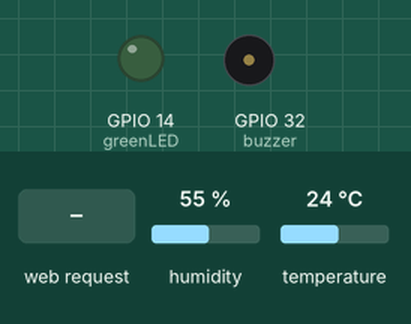
The sketch below on a simulated ESP32. Shown: output pins drawn as LEDs (lit = HIGH), buzzer (waves = sounding, pin HIGH). Inputs (shaded band) come from the test bench; at power-on: humidity 55 %, temperature 24 °C. WiFi joins after 1.5 s; servers stay silent unless stated; what the sketch prints to the serial monitor is not drawn.

Above: at 3.2 s.
3.3 s: HTTP request GET /humidity received
At 4.6 s:
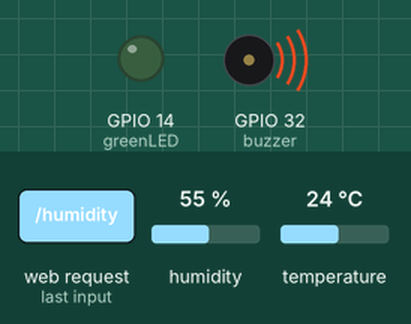
Timing chart, 0 to 6.3 s (numbered marks = the images above; inputs shaded):
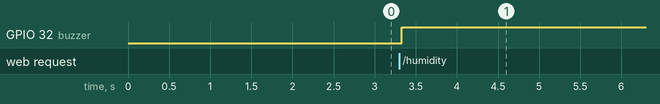

The sketch:

code.ino
```cpp
//boot button  when it is reset with the button pressed, it will start up and wait you to upload new code, instead of running the code already there.


// Import required libraries
#include "WiFi.h"
//To build the web server we’ll use the ESPAsyncWebServer library as it provides an easy way to build an asynchronous web server.
//“Handle more than one connection at the same time”;
#include "ESPAsyncWebServer.h"
//To read from the DHT sensor, we’ll use the DHT library from Adafruit.
//To use this library you also need to install the Adafruit Unified Sensor library.
#include <Adafruit_Sensor.h>
#include <DHT.h>


// Replace with your network credentials
const char* ssid = "Android";
const char* password = "password";


unsigned long previousMillis = 0;
unsigned long interval = 30000;

// Digital pin connected to the DHT sensor
#define DHTPIN 2

//spits out a digital signal on the data pin (no analog input pins needed)
//The digital signal is fairly easy to read using any microcontroller.
//3 to 5V power and I/O
//The DHT sensors are made of two parts, a capacitive humidity sensor and a thermistor.
// DHT 11
#define DHTTYPE DHT11

// Initialize DHT sensor.
DHT dht(DHTPIN, DHTTYPE);

// Adds a led light (in that case, it is green) to pin 14.
const int greenLED = 14;

// Adds a buzzer to pin 32.
const int buzzer = 32;

// Create AsyncWebServer object on port 80
AsyncWebServer server(80);

String readDHTTemperature() {
  // Sensor readings may also be up to 2 seconds 'old' (its a very slow sensor)
  // Read temperature as Celsius (the default)
  float t = dht.readTemperature();
  if(t>30){                           // See if the temperature is bigger than 30C.
    digitalWrite(greenLED, HIGH);    // The green led will turn on.
  }
  else{
    digitalWrite(greenLED, LOW);    // The green led will turn off.
  }
  // Check if any reads failed and exit early (to try again).
  if (isnan(t)) {
    Serial.println("Failed to read from DHT sensor!");
    //prints dash on web page
    return "--";
  }
  else {
    Serial.println(t);
    return String(t);
  }
}

String readDHTHumidity() {
  // Sensor readings may also be up to 2 seconds 'old' (its a very slow sensor)
  float h = dht.readHumidity();
  if(h>40){                           // See if the humidity is bigger than 40C.
    digitalWrite(buzzer, HIGH);    // The buzzer will turn on.
  }
  else{
    digitalWrite(buzzer, LOW);    // The buzzer will turn off.
  }
  if (isnan(h)) {
    Serial.println("Failed to read from DHT sensor!");
    //prints dash on web page
    return "--";
  }
  else {
    Serial.println(h);
    return String(h);
  }
}

const char index_html[] PROGMEM = R"rawliteral(
<!DOCTYPE HTML><html>
<head>
  <meta name="viewport" content="width=device-width, initial-scale=1">
  <link rel="stylesheet" href="https://use.fontawesome.com/releases/v5.7.2/css/all.css" integrity="sha384-fnmOCqbTlWIlj8LyTjo7mOUStjsKC4pOpQbqyi7RrhN7udi9RwhKkMHpvLbHG9Sr" crossorigin="anonymous">
  <style>
    html {
     font-family: Arial;
     display: inline-block;
     margin: 0px auto;
     text-align: center;
    }
    h2 { font-size: 3.0rem; }
    p { font-size: 3.0rem; }
    .units { font-size: 1.2rem; }
    .dht-labels{
      font-size: 1.5rem;
      vertical-align:middle;
      padding-bottom: 15px;
    }
  </style>
</head>
<body>
  <h2>ESP32 DHT Server</h2>
  <p>
    <i class="fas fa-thermometer-half" style="color:#059e8a;"></i>
    <span class="dht-labels">Temperature</span>
    <span id="temperature">%TEMPERATURE%</span>
    <sup class="units">&deg;C</sup>
  </p>
  <p>
    <i class="fas fa-tint" style="color:#00add6;"></i>
    <span class="dht-labels">Humidity</span>
    <span id="humidity">%HUMIDITY%</span>
    <sup class="units">&percnt;</sup>
  </p>
</body>
<script>
setInterval(function ( ) {
  var xhttp = new XMLHttpRequest();
  xhttp.onreadystatechange = function() {
    if (this.readyState == 4 && this.status == 200) {
      document.getElementById("temperature").innerHTML = this.responseText;
    }
  };
  xhttp.open("GET", "/temperature", true);
  xhttp.send();
}, 10000 ) ;

setInterval(function ( ) {
  var xhttp = new XMLHttpRequest();
  xhttp.onreadystatechange = function() {
    if (this.readyState == 4 && this.status == 200) {
      document.getElementById("humidity").innerHTML = this.responseText;
    }
  };
  xhttp.open("GET", "/humidity", true);
  xhttp.send();
}, 10000 ) ;
</script>
</html>)rawliteral";

// Replaces placeholder with DHT values
String processor(const String& var){
  //Serial.println(var);
  if(var == "TEMPERATURE"){
    return readDHTTemperature();
  }
  else if(var == "HUMIDITY"){
    return readDHTHumidity();
  }
  return String();
}


void initWiFi() {
  WiFi.mode(WIFI_STA);
  WiFi.begin(ssid, password);
  Serial.print("Connecting to WiFi ..");
  while (WiFi.status() != WL_CONNECTED) {
    Serial.print('.');
    delay(1000);
  }
}


void setup(){
  // Serial port for debugging purposes
Serial.begin(115200);
 pinMode(greenLED, OUTPUT);           // Change to output the greenLED pin.
 pinMode(buzzer, OUTPUT);           // Change to output the buzzer pin.
 dht.begin();
  initWiFi();
  Serial.print("RSSI: ");
  Serial.println(WiFi.RSSI());
  Serial.println("WiFi connected");
  Serial.println("IP address: ");
// Print ESP32 Local IP Address
  Serial.println(WiFi.localIP());

  // Route for root / web page
  server.on("/", HTTP_GET, [](AsyncWebServerRequest *request){
    request->send_P(200, "text/html", index_html, processor);
  });
  server.on("/temperature", HTTP_GET, [](AsyncWebServerRequest *request){
    request->send_P(200, "text/plain", readDHTTemperature().c_str());
  });
  server.on("/humidity", HTTP_GET, [](AsyncWebServerRequest *request){
    request->send_P(200, "text/plain", readDHTHumidity().c_str());
  });

  // Start server
  server.begin();
}


void loop(){

   unsigned long currentMillis = millis();
  // if WiFi is down, try reconnecting every CHECK_WIFI_TIME seconds
  if ((WiFi.status() != WL_CONNECTED) && (currentMillis - previousMillis >=interval)) {
    Serial.print(millis());
    Serial.println("Reconnecting to WiFi...");
    WiFi.disconnect();
    WiFi.reconnect();
    previousMillis = currentMillis;
  }

}
```

Measured:
- after the input at 3.3 s, GPIO 32 (buzzer): LOW → HIGH at once
